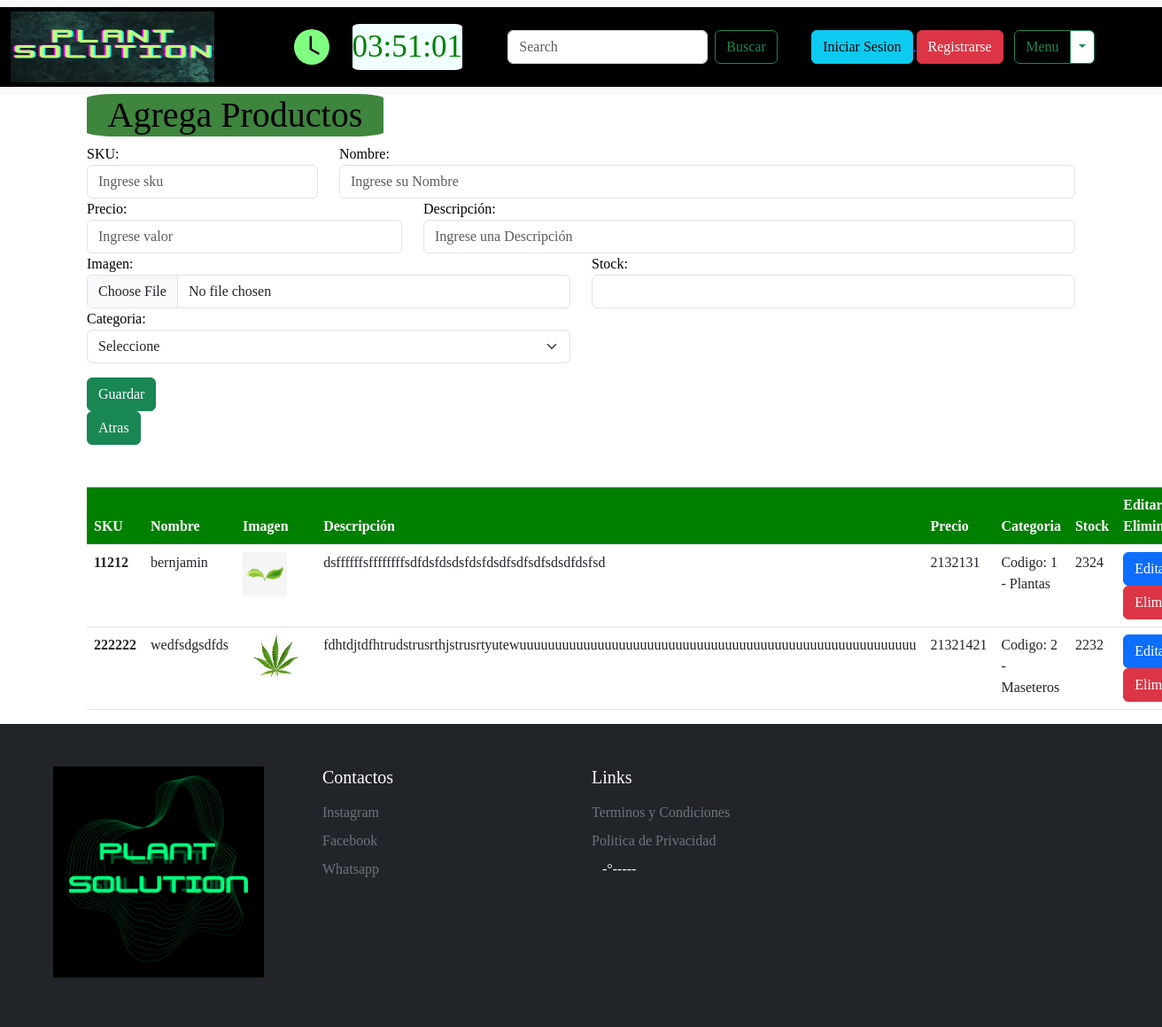
Screenshot of /guardar with the database file from the repository.
### apps/Proyectodjango/models.py (models this page shows, shortened)
class Producto(models.Model):
    sku = models.IntegerField(primary_key=True)
    precio = models.IntegerField()
    nombre = models.CharField(max_length=50)
    imagen = models.ImageField(upload_to="imagenesProducto")
    descripcion = models.CharField(max_length=200)
    stock = models.IntegerField()
    fechaAgregar = models.DateField(auto_now_add=True)
    categoria_id = models.ForeignKey(Categoria, on_delete=models.CASCADE)

class Categoria(models.Model):
    id_categoria = models.AutoField(primary_key=True)
    nombre = models.CharField(max_length=20)
    def __str__(self):
        txt = "Codigo: {0} - {1}"
        return txt.format(self.id_categoria,self.nombre)

### apps/Proyectodjango/views.py (the view)
# urls.py: path('guardar',views.cargarProyecto4),
def cargarProyecto4(request):
    categorias = Categoria.objects.all()
    productos = Producto.objects.all()
    return render(request, "guardar.html",{"cate":categorias,"prod":productos})

### apps/Proyectodjango/templates/guardar.html (shortened to what this page needs)
{% extends "./base.html" %}
{% load static %}
{% block head %}
<link rel="stylesheet" href="{% static 'css/Styleee2.css' %}" >
<link rel="stylesheet" href="{% static 'css/Styleee.css' %}" >
{% endblock %}
{% block body %}
<div class="container mb-5">
    <h1 class="Carrito">Agrega Productos</h1>
     <form id="formAgregarproducto" action="/guardarprod" method="POST" enctype="multipart/form-data"> {% csrf_token %}
        <div class="row">
            <div class="col-md-3">
                    <label for="txtSku">SKU:</label>
                    <input id="txtSku" name="txtSku" type="text" placeholder="Ingrese sku" class="form-control">
            </div>
            <div class="col-md-9">
                    <label for=" txtNombre">Nombre:</label>
                    <input id=" txtNombre" name="txtNombre" type="text" placeholder="Ingrese su Nombre" class="form-control">
            </div>
            <div class="col-md-4">
                    <label for="txtPrecio">Precio:</label>
                    <input id="txtPrecio" name="txtPrecio" type="text" placeholder="Ingrese valor" class="form-control">
            </div>
            <div class="col-md-8">
                    <label for="txtDescripcion">Descripción:</label>
                    <input id="txtDescripcion" name="txtDescripcion" type="text" placeholder="Ingrese una Descripción" class="form-control">
            </div>
            <div class="col-md-6">
                <label for="txtImagen">Imagen:</label>
                <input name="txtImagen" id="txtImagen" class="form-control" type="file">
            </div>
            <div class="col-md-6">
                <label for="txtStock">Stock:</label>
                <input name="txtStock" id="txtStock" class="form-control" type="text">
            </div>
            <div class="col-md-6">
                <label for="txtSku">Categoria:</label>
                <select name="cmbCategoria" id="cmbCategoria" class="form-select" aria-label="Default select example">
                    <option disabled selected>Seleccione</option>
                  </select>
            </div>
        </div>
        <button class="btn btn-success mt-3">Guardar</button>
    </form>
    <div>
        <a href="/principal" class="btn btn-success">Atras</a>
    </div>
</div>
<div class="container mt-5">
    <table class="table table-hover">
        <thead>
            <tr>
                <th scope="col" style="background-color: green; width: 20%; color:white ;">SKU</th>
                <th scope="col" style="background-color: green; width: 20%; color:white ;">Nombre</th>
                <th scope="col" style="background-color: green; width: 20%; color:white ;">Imagen</th>
                <th scope="col" style="background-color: green; width: 20%; color:white ;">Descripción</th>
                <th scope="col" style="background-color: green; width: 20%; color:white ;">Precio</th>
                <th scope="col" style="background-color: green; width: 20%; color:white ;">Categoria</th>
                <th scope="col" style="background-color: green; width: 20%; color:white ;">Stock</th>
                <th scope="col" style="background-color: green; width: 20%; color:white ;">Editar - Eliminar</th>
            </tr>
        </thead>
        <tbody>
            {% for c in prod %}
            <tr>
                <th scope="row">{{ c.sku }}</th>
                <td>{{ c.nombre }}</td>
                <td><img src="{{c.imagen.url}}" height="50" alt=""></td>
                <td>{{ c.descripcion }}</td>
                <td>{{ c.precio }}</td>
                <td>{{ c.categoria_id }}</td>
                <td>{{ c.stock }}</td>
                <td>
                    <a href="/editar/{{ c.sku }}" class="btn btn-primary">Editar</a>
                    <button type="button" class="btn btn-danger" data-bs-toggle="modal" data-bs-target="#eliminarModal{{ c.sku }}">
                        Eliminar
                    </button>
                </td>
            </tr>
            {% endfor %}
        </tbody>
    </table>
</div>
{% endblock %}

### apps/Proyectodjango/templates/base.html (shortened to what this page needs)
<!DOCTYPE html>
<html lang="es">
<head>
    <link href="https://cdn.jsdelivr.net/npm/bootstrap@5.3.0-alpha3/dist/css/bootstrap.min.css" rel="stylesheet">
    {% block head %}
    {% endblock %}
</head>
<body>
        <nav class="navbar navbar-expand-lg bg-body-tertiary">
            <div style=" background-color: rgb(0, 0, 0);" class="container-fluid">
            <a class="logo" href="#"><img src="static/img/logo_largo.png" alt=""></a>
            <svg style="color: rgb(129, 255, 129); margin-left: 6%; " xmlns="http://www.w3.org/2000/svg" width="40"
                height="40 " fill="currentColor" class="bi bi-clock-fill" viewBox="0 0 16 16">
                <path
                d="M16 8A8 8 0 1 1 0 8a8 8 0 0 1 16 0zM8 3.5a.5.5 0 0 0-1 0V9a.5.5 0 0 0 .252.434l3.5 2a.5.5 0 0 0 .496-.868L8 8.71V3.5z" />
            </svg>
            <div style="margin: 1%; background-color: azure; border-radius: 7%;" id="clock"></div>
            <form style="margin: 2%;" class="d-flex" role="search">
                <input class="form-control me-2" type="search" placeholder="Search" aria-label="Search">
                <button class="btn btn-outline-success" type="submit">Buscar</button>
            </form>
            <div class="enlaces">
                <a href='/' class="nav-inicio"> <button type="button" class="btn btn-info">Iniciar Sesion</button> </a>
                <a href="/registro" class="nav-registrarse"> <button type="button" class="btn btn-danger">Registrarse</button>
                </a>
            </div>
            <div style="margin-right: 5%;">
                <div class="btn-group">
                <button type="button" class="btn btn-outline-success">Menu</button>
                <button style="background-color: white;" type="button"
                    class="btn btn-outline-success dropdown-toggle dropdown-toggle-split" data-bs-toggle="dropdown"
                    aria-expanded="false">
                </button>
                </div>
            </div>
            </div>
        </nav>
    {% block body %}
    {% endblock %}
        <footer>
            <div class="container-fluid">
            <div class="row p-5 bg-dark text-white">
                <div class=" col-xs-12 col-md-6 col-lg-3">
                <p class="h3"><img src="static/img/logo.png" style="width: 85%;" alt=""></p>
                </div>
                <div class=" col-xs-12 col-md-6 col-lg-3">
                <p class="h5 mb-3">Contactos</p>
                <div class="mb-2">
                    <a class="text-secondary text-decoration-none" href="#">Instagram</a>
                </div>
                <div class="mb-2">
                    <a class="text-secondary text-decoration-none" href="#">Facebook</a>
                </div>
                <div class="mb-2">
                    <a class="text-secondary text-decoration-none" href="#">Whatsapp</a>
                </div>
                </div>
                <div class=" col-xs-12 col-md-6 col-lg-3">
                <p class="h5 mb-3">Links</p>
                <div class="mb-2">
                    <a class="text-secondary text-decoration-none" href="#">Terminos y Condiciones</a>
                </div>
                <div class="mb-2">
                    <a class="text-secondary text-decoration-none" href="#">Politica de Privacidad</a>
                </div>
                <div class="container">
                    <div class="temp">
                    -°
                    </div>
                    <div class="summary">
                    -----
                    </div>
                </div>
                </div>
            </div>
            </div>
        </footer>
</body>
</html>

### apps/Proyectodjango/static/css/Styleee2.css (style rules this page uses)
body { margin: 0; background-color: rgb(191, 191, 191); font-family: mifuente; color: black; }

### apps/Proyectodjango/static/css/Styleee.css (style rules this page uses)
body { margin: 0; background-color: white; color: black; }
.logo img { height: 80px; width: 230px; }
.container { display: flex; flex-wrap: wrap; }
.Carrito { background-color: rgb(62, 133, 62); width: 30%; border-radius: 10%; text-align: center; }

### rows the page displays
Producto: sku "11212", nombre "bernjamin", imagen (picture), descripcion "dsffffffsffffffffsdfdsfdsdsfdsfdsdfsdfsdfsdsdfdsfsd", precio "2132131", categoria_id "Codigo: 1 - Plantas", stock "2324"
Producto: sku "222222", nombre "wedfsdgsdfds", imagen (picture), descripcion "fdhtdjtdfhtrudstrusrthjstrusrtyutewuuuuuuuuuuuuuuuuuuuuuuuuuuuuuuuuuuuuuuuuuuuuuuuuuuuuuuuu", precio "21321421", categoria_id "Codigo: 2 - Maseteros", stock "2232"
